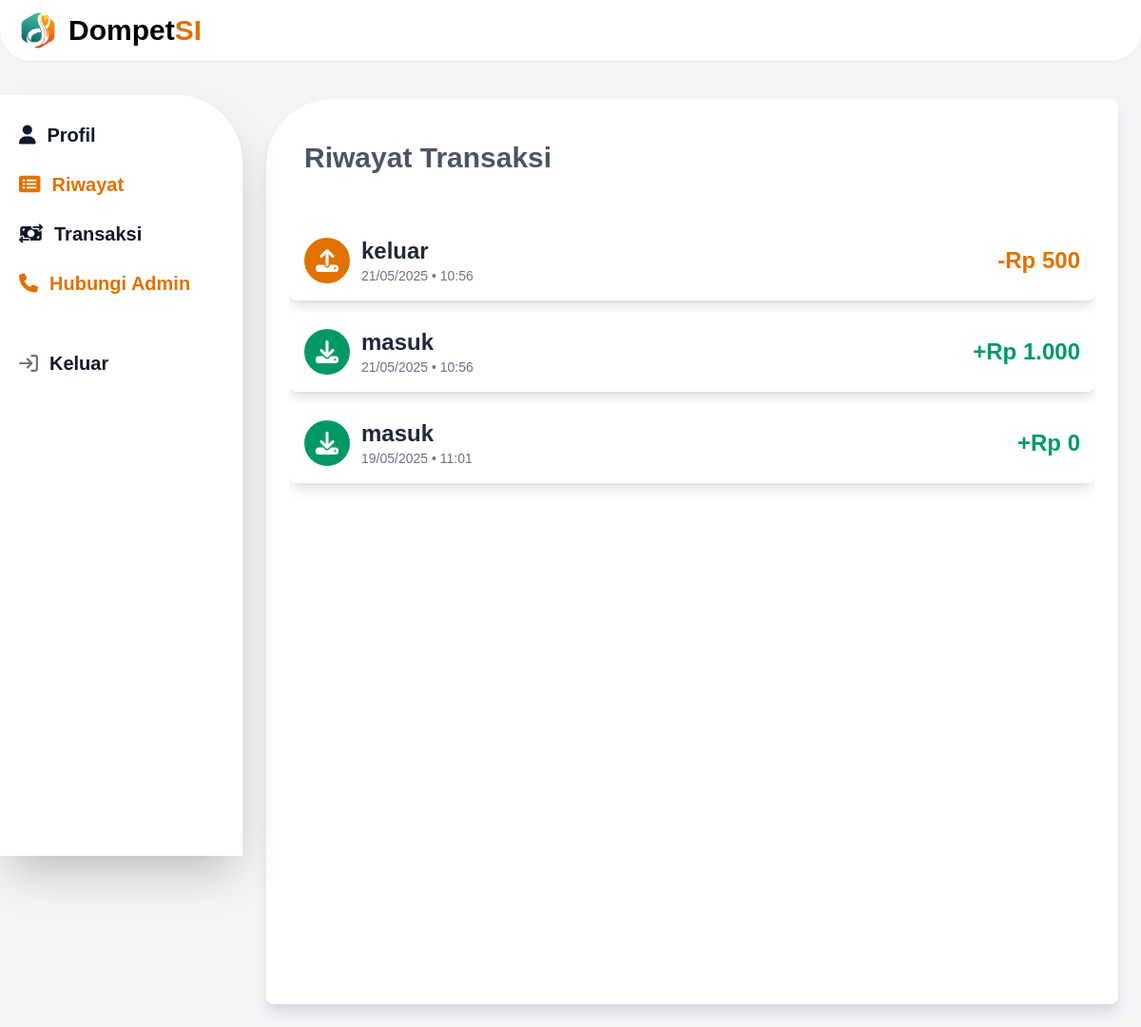
Page /dist/Parent/Riwayat.php (signed in) on the committed database.
### tables this page shows
CREATE TABLE `riwayat` (
  `id` int(11) NOT NULL,
  `santri_id` int(11) NOT NULL,
  `jumlah` int(11) NOT NULL,
  `tipe` enum('masuk','keluar') NOT NULL,
  `keterangan` varchar(255) DEFAULT NULL,
  `tanggal` datetime DEFAULT current_timestamp()
);

### dist/Parent/Riwayat.php (the view, shortened to what this page needs)
<?php
$santri_id = $_SESSION['santri_id'];
require_once __DIR__ . '/../../php/conn.php';
$sql  = "SELECT jumlah, tipe, keterangan, tanggal
         FROM riwayat
         WHERE santri_id = ?
         ORDER BY tanggal DESC";
$stmt = $conn->prepare($sql);
$stmt->bind_param('i', $santri_id);
$stmt->execute();
$result = $stmt->get_result();
$riwayat = [];
while ($row = $result->fetch_assoc()) {
    $riwayat[] = $row;
}
?>
<!DOCTYPE html>
<html>
  <head>
    <link rel="stylesheet" href="https://cdnjs.cloudflare.com/ajax/libs/font-awesome/6.5.1/css/all.min.css" />
    <link href="/src/output.css" rel="stylesheet" />
  </head>
  <body class="bg-gray-100 lg:overflow-hidden">
    <?php require_once('../../php/sidebar-parent.php'); ?>
    <nav>
      <div class="pt-4 ps-4">
        <div class="flex items-center gap-3">
          <a href="/dist/parent/profil.php">
            <button class="text-2xl font-bold text-gray-500">
            </button>
          </a>
        </div>
      </div>
    </nav>
    <div class="flex-1 px-6 py-0 lg:p-6 sm:ml-64 mt-8">
      <div>
        <div class="lg:bg-white lg:p-6 lg:shadow-lg lg:shadow-gray-300 rounded-tl-5xl rounded-lg">
          <div class="grid grid-cols-1 gap-2">
            <h4 class="text-lg lg:text-3xl lg:pt-5 pt-0 text-gray-600 ps-4 font-bold mb-5 lg:mb-10 hidden lg:inline-block">Riwayat Transaksi</h4>
            <div class="flex flex-col h-screen">
              <div class="container-riwayat flex-grow overflow-auto scrollbar-hide">
  <?php if (empty($riwayat)): ?>
    <p class="text-center text-gray-500 mt-10">Belum ada riwayat transaksi.</p>
  <?php else: ?>
    <?php foreach ($riwayat as $trx): ?>
      <?php
        $isIn   = ($trx['tipe'] === 'masuk');
        $iconBg = $isIn
                 ? 'bg-emerald-100 lg:bg-emerald-600'
                 : 'bg-amber-100 lg:bg-amber-600';
        $iconCl = $isIn
                 ? 'fa-download text-emerald-600 lg:text-white'
                 : 'fa-upload text-amber-600 lg:text-white';
        $txtCl  = $isIn
                 ? 'text-emerald-600'
                 : 'text-amber-600';
      ?>
      <div class="flex items-center bg-white shadow-lg lg:shadow-lg rounded-lg px-4 pb-2 lg:p-4 mb-3">
        <div class="lg:w-12 w-15 h-15 lg:h-12 flex items-center justify-center rounded-full <?= $iconBg ?>">
          <i class="fa-solid <?= $iconCl ?> text-2xl"></i>
        </div>
        <div class="flex-1 ml-3 mt-5 lg:mt-0">
          <h3 class="text-lg lg:text-2xl font-bold text-gray-800">
            <?= htmlspecialchars($trx['tipe'], ENT_QUOTES) ?>
          </h3>
          <p class="text-sm text-gray-500">
            <?= date('d/m/Y • H:i', strtotime($trx['tanggal'])) ?>
          </p>
        </div>
        <h3 class="hidden lg:block text-lg lg:text-2xl font-semibold <?= $txtCl ?>">
          <?= ($isIn ? '+' : '-') ?>Rp <?= number_format($trx['jumlah'],0,',','.') ?>
        </h3>
      </div>
    <?php endforeach; ?>
  <?php endif; ?>
</div>
            </div>
          </div>
        </div>
      </div>
    </div>
  </body>
</html>

### rows in the picture
riwayat: tipe "keluar", tanggal "21/05/2025 • 10:56", jumlah "500"
riwayat: tipe "masuk", tanggal "21/05/2025 • 10:56", jumlah "1.000"
riwayat: tipe "masuk", tanggal "19/05/2025 • 11:01", jumlah "0"
